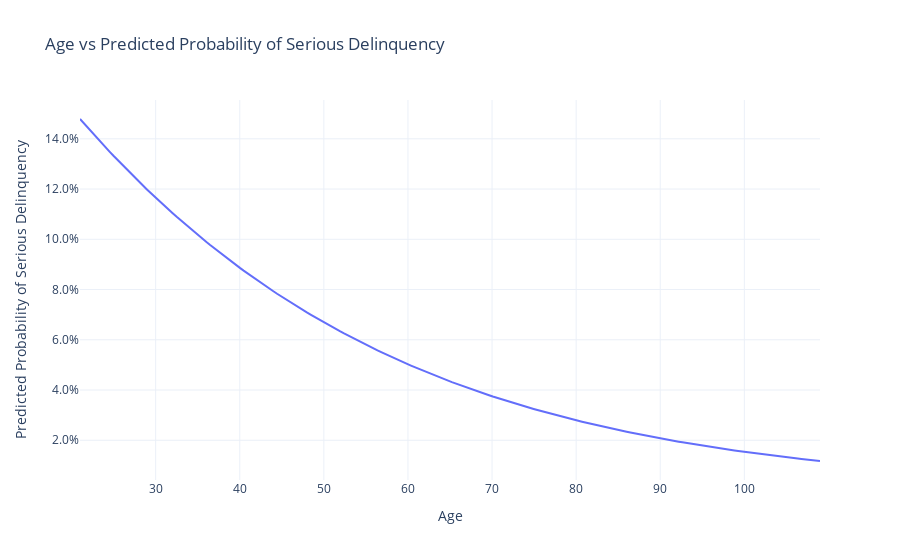

The cell this chart's notebook holds for it:
### Code cell
# create a smooth age range
age_grid = np.linspace(
    train_df['age'].min(),
    train_df['age'].max(),
    200
)

# build model input as dataframe
X_age = pd.DataFrame({'age_bin_mid': age_grid})

# predict probabilities
pred_probs = model.predict_proba(X_age)[:, 1]

# build dataframe for plotting
plot_df = pd.DataFrame({
    'Age': age_grid,
    'Predicted Default Probability': pred_probs
})

# plot
fig = px.line(
    plot_df,
    x='Age',
    y='Predicted Default Probability',
    title='Age vs Predicted Probability of Serious Delinquency'
)

fig.update_layout(
    yaxis_tickformat='.1%',
    xaxis_title='Age',
    yaxis_title='Predicted Probability of Serious Delinquency',
    template='plotly_white'
)

fig.show()

### Figure 1 — Plotly figure (JSON) as saved in the notebook; plotly's stock layout.template omitted (floating-point values rounded to 4 significant figures; data arrays with more than 128 entries replaced by an {"elided": "..."} marker saying what was removed)
{"data": [{"hovertemplate": "Age=%{x}<br>Predicted Default Probability=%{y}<extra></extra>", "legendgroup": "", "line": {"color": "#636efa", "dash": "solid"}, "marker": {"symbol": "circle"}, "mode": "lines", "name": "", "orientation": "v", "showlegend": false, "type": "scatter", "x": {"elided": "200 float values"}, "xaxis": "x", "y": {"elided": "200 float values"}, "yaxis": "y"}], "layout": {"legend": {"tracegroupgap": 0}, "title": {"text": "Age vs Predicted Probability of Serious Delinquency"}, "xaxis": {"anchor": "y", "domain": [0, 1], "title": {"text": "Age"}}, "yaxis": {"anchor": "x", "domain": [0, 1], "tickformat": ".1%", "title": {"text": "Predicted Probability of Serious Delinquency"}}}}
